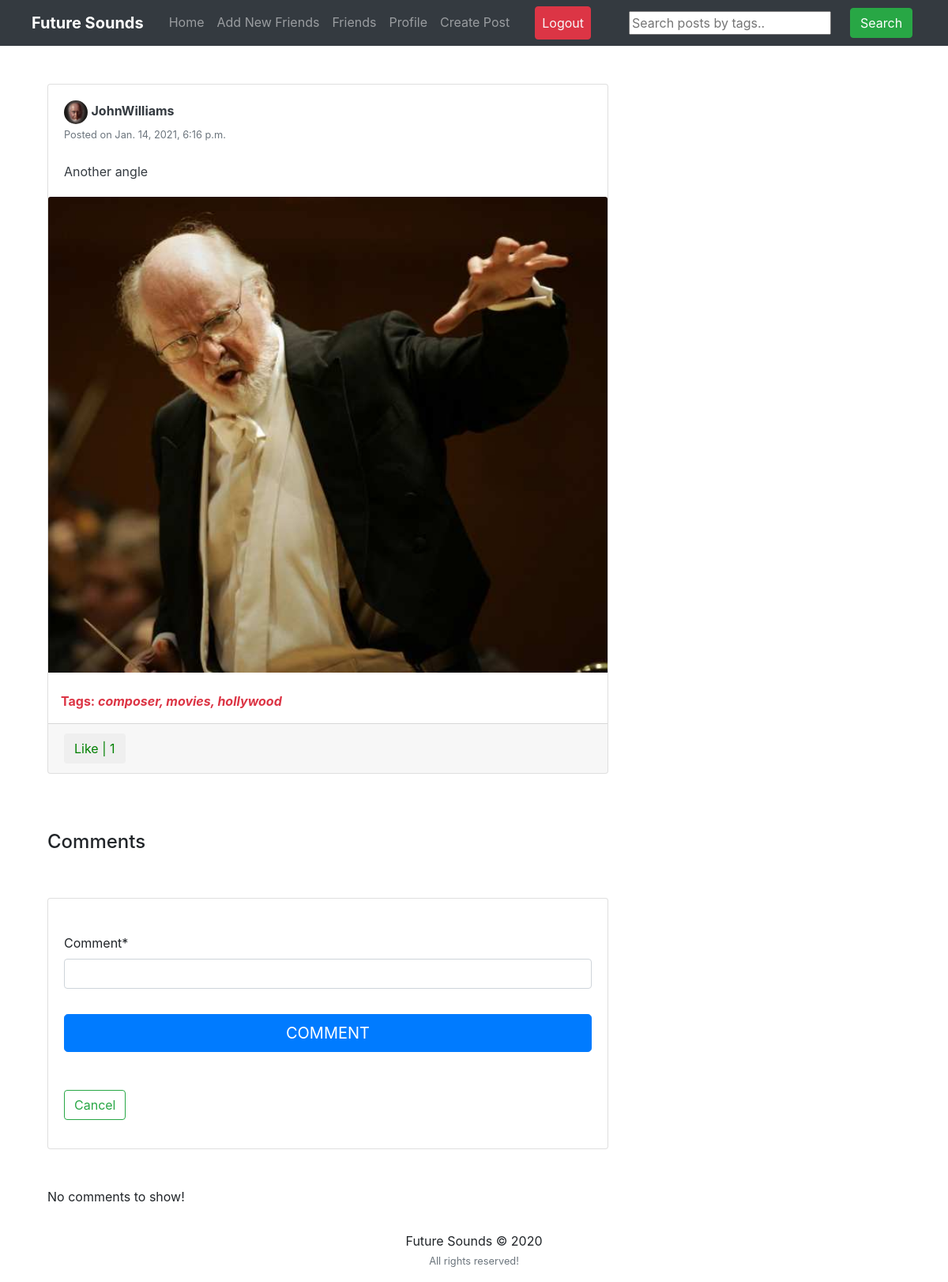
Before: /post/7/ (signed in) with the older database file.
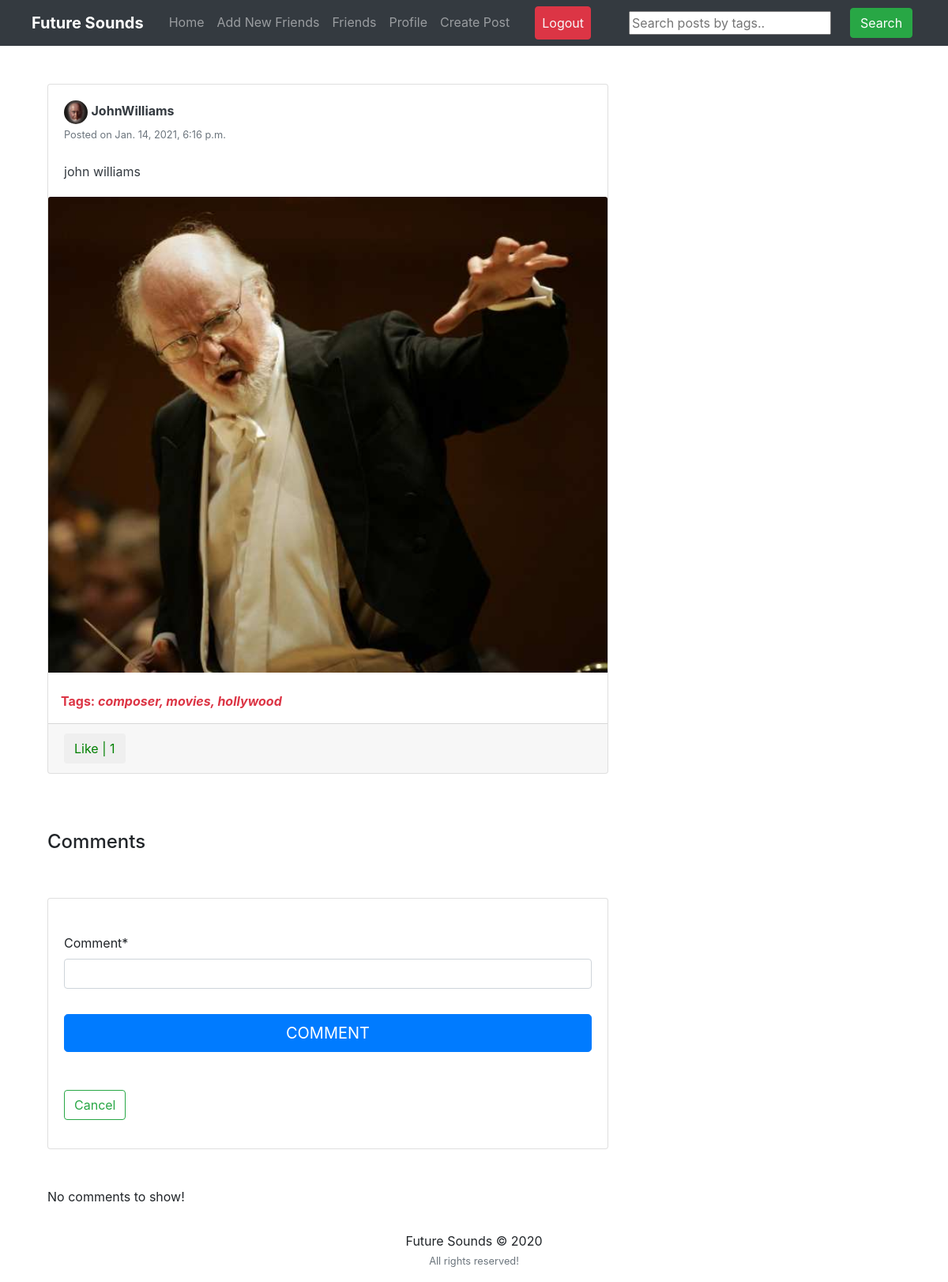
After: the same page with the newer database file.
### feed/models.py (models this page shows, shortened)
class Post(models.Model):
	description = models.CharField(max_length=255, blank=True)
	pic = models.ImageField(upload_to='path/to/img')
	date_posted = models.DateTimeField(default=timezone.now)
	user_name = models.ForeignKey(User, on_delete=models.CASCADE)
	tags = models.CharField(max_length=100, blank=True)

### users/models.py (models this page shows, shortened)
class Profile(models.Model):
    user = models.OneToOneField(User, on_delete=models.CASCADE)
    image = models.ImageField(default='default.png', upload_to='profile_pics')
    slug = AutoSlugField(populate_from='user')
    bio = models.CharField(max_length=255, blank=True)
    friends = models.ManyToManyField('Profile', blank=True)
    def get_absolute_url(self):
        return "/users/{}".format(self.slug)

### feed/views.py (the view)
# urls.py: path('post/<int:pk>/', views.post_detail, name='post-detail'),
@login_required
def post_detail(request, pk):
	post = get_object_or_404(Post, pk=pk)
	user = request.user
	is_liked =  Like.objects.filter(user=user, post=post)
	if request.method == 'POST':
		form = NewCommentForm(request.POST)
		if form.is_valid():
			data = form.save(commit=False)
			data.post = post
			data.username = user
			data.save()
			return redirect('post-detail', pk=pk)
	else:
		form = NewCommentForm()
	return render(request, 'feed/post_detail.html', {'post':post, 'is_liked':is_liked, 'form':form})

### feed/forms.py
class NewCommentForm(forms.ModelForm):
	class Meta:
		model = Comments
		fields = ['comment']

### feed/templates/feed/post_detail.html (shortened to what this page needs)
{% extends "feed/layout.html" %}
{% load static %}
{% load crispy_forms_tags %}
{% block searchform %}
<form class="form-inline my-2 my-lg-0 ml-5" action="{% url 'search_posts' %}" method="get">
  <input name="p" type="text" placeholder="Search posts by tags..">
  <button class="btn btn-success my-2 my-sm-0 ml-4" type="submit">Search</button>
</form>
{% endblock searchform %}
{% block content %}
	<div class="container">
	    <div class="row">
	      <div class="col-md-8">
	        <div class="card card-signin my-5">
	          <div class="card-body">
	          	<a href="{{ post.user_name.profile.get_absolute_url }}"><img src="{{ post.user_name.profile.image.url }}" class="rounded-circle" width="30" height="30" alt=""></a>
	          	<a class="text-dark" href="{{ post.user_name.profile.get_absolute_url }}"><b>{{ post.user_name }}</b></a>
	          	<br><small class="text-muted">Posted on {{ post.date_posted }}</small>
	          	<br><br>
	            <p class="card-text text-dark">{{ post.description }}</p>
	          </div>
	          <a href="{{ post.pic.url }}"><img class="card-img-top" src="{{ post.pic.url }}" alt=""></a>
	          {% if post.tags %}
	          <br><p class="text-danger ml-3"><b>Tags: <i>{{ post.tags }}</i></b></p>
	          {% endif %}
	          <div class="card-footer">
	          	<button class="btn btn-white mr-3 like" id="{{ post.id }}">
			        {% if is_liked %}
			            <a href="{% url 'post-like' %}" style="color:red;" id="likebtn{{ post.id }}"> Unlike | {{post.likes.count}}</a>
			        {% else %}
			            <a href="{% url 'post-like' %}" style="color:green;" id="likebtn{{ post.id }}"> Like | {{post.likes.count}}</a>
			        {% endif %}
			    </button>
	          </div>
	        </div>
	  	   </div>
	    </div>
	    <br>
	    <h4>Comments</h4>
	    <div class="row">
	    	<div class="col-md-8">
	    		<div class="card card-signin my-5">
	    			<div class="card-body">
	    				<form class="form-signin" method = "POST">
				            <fieldset class="form-group"><br>
				                {{ form|crispy }}
				            </fieldset>
				            <div class="form-group">
				                <button class="btn btn-lg btn-primary btn-block text-uppercase" type="submit">Comment</button><br>
								<br>
								<a class="btn btn-outline-success" href="{% url 'home' %}">Cancel</a>
				            </div>
	    			</div>
	    		</div>
	    	</div>
	    </div>
	    <div class="row">
	    	<div class="col-md-8">
	    		{% if post.details.all %}
	    		<div class="card card-signin my-5">
	    		{% for detail in post.details.all %}
	    			<div class="card-body">
	    				<a href="{{ detail.username.profile.get_absolute_url }}">
	    					<img src="{{ detail.username.profile.image.url }}" class="rounded-circle" width="30" height="30" alt="">
	    				</a>
	          			<a class="text-dark" href="{{ detail.username.profile.get_absolute_url }}"><b>{{ detail.username }}</b></a>
	          			<br><small>{{ detail.comment_date }}</small><br><br>
	          			<p class="card-text text-dark">{{ detail.comment }}</p>
	    			</div>
	    			<hr class="my-1">
	    		{% endfor %}
	    		</div>
	    		{% else %}
	    			<p>No comments to show!</p>
	    		{% endif %}
	    	</div>
	    </div>
	</div>
{% endblock content %}

Changed rows visible on the page:
changed Post "composer, movies, hollywood": description "Another angle" → "john williams"
